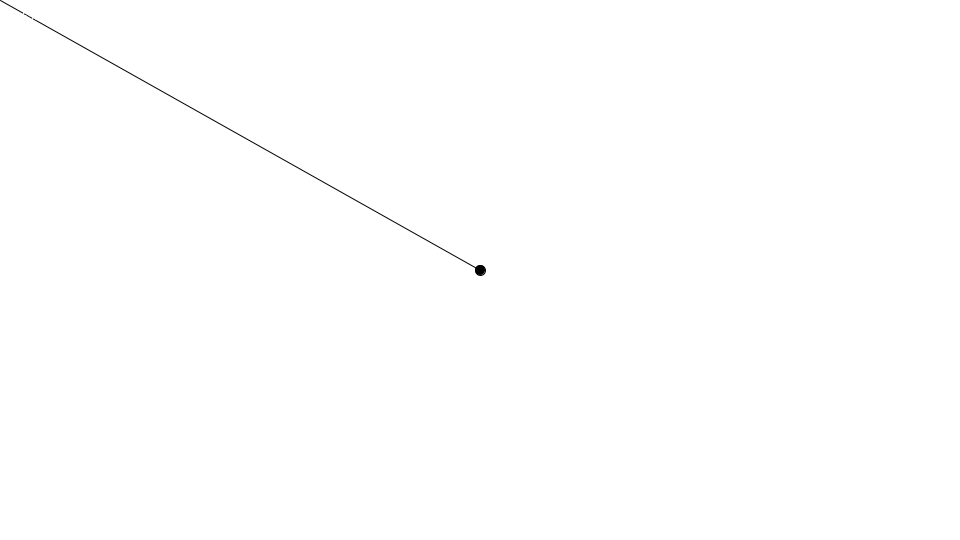
Frame 1 (no input)
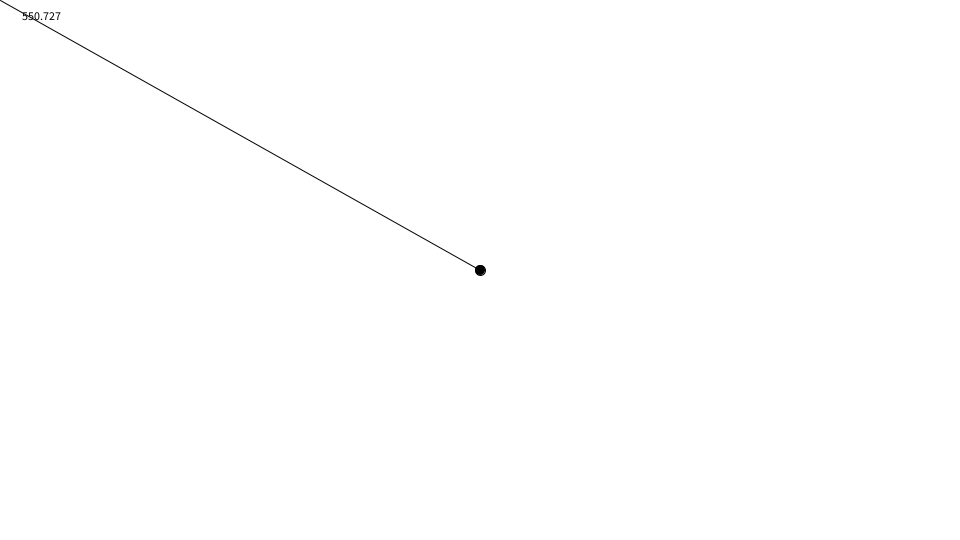
Frame 60 (the mouse pressed at the canvas centre just before this capture)
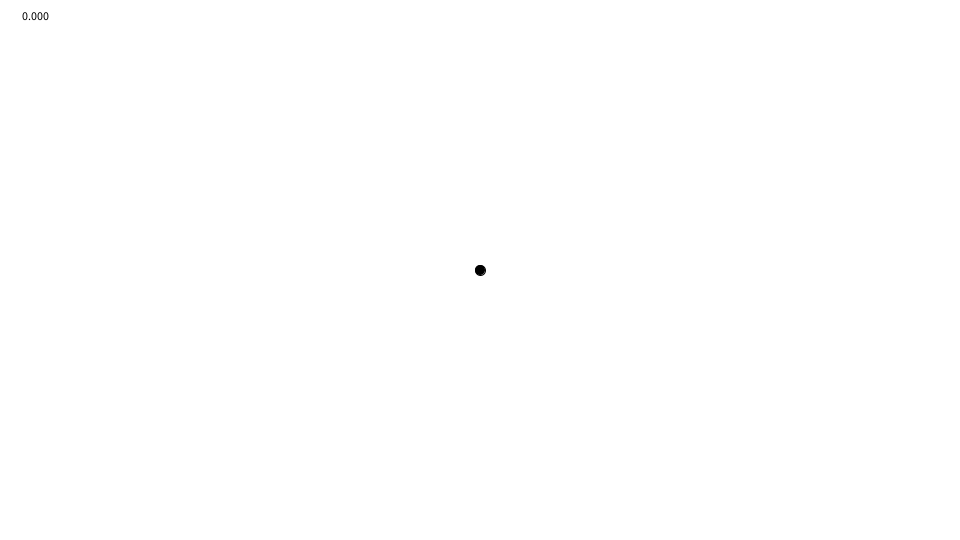
Frame 120 (the mouse held since frame 60 and released just before this capture)

The Processing sketch that drew these frames (run headless with seeded random() and noise(); from frame 60 on, the mouse is pressed at the canvas centre):

// Processing sketch: MouseDistance
// ── MouseDistance.pde
Ball ball;

void setup() {
  size(960, 540);
  initialize();
}

void initialize() {
  smooth();
  noStroke();
  ball = new Ball();
  ball.x = width/2;
  ball.y = height/2;
  ball.radius = 5;
  ball.setFillColor(color(0));
}

void draw() {
  background(255);
  
  stroke(0, 0, 0);
  line(ball.x, ball.y, mouseX, mouseY);

  float dx = ball.x - mouseX;
  float dy = ball.y - mouseY;
  float dist = sqrt(dx * dx + dy * dy);
  text(dist, 20, 20);  
  ball.update();
  
}

////////////////////////////////

class Ball extends Sprite {
  float radius;
  
  Ball(){
    super();
  }
  
  void draw(){ 
    ellipse(0, 0, radius*2, radius*2);
  }
}

////////////////////////////////

class Sprite {
  float x, y;
  float scaleX, scaleY;
  float width, height;
  float rotation;
  boolean visible;
  color strokeColor;
  color fillColor;
  Boolean isStroke;
  Boolean isFill;
  
  Sprite() {
    x = 0.0;
    y = 0.0;
    scaleX = 1.0;
    scaleY = 1.0;
    rotation = 0.0;
    strokeColor = color(0);
    fillColor = color(0);
    isStroke = false;
    isFill = false;
    visible = true;
  }
  
  void update() {
    if(! visible) return;
    pushMatrix();
    translate(x, y);
    scale(scaleX, scaleY);
    rotate(rotation * PI / 180.0);
    if(isStroke) stroke(strokeColor);
    if(isFill) fill(fillColor);
    draw();
    popMatrix();
  }
  
  void setStrokeColor(color strokeColor) {
    this.strokeColor = strokeColor;
    isStroke = true;
  }
  
  void setFillColor(color fillColor) {
    this.fillColor = fillColor;
    isFill = true;
  }
  
  void draw() {}
}
